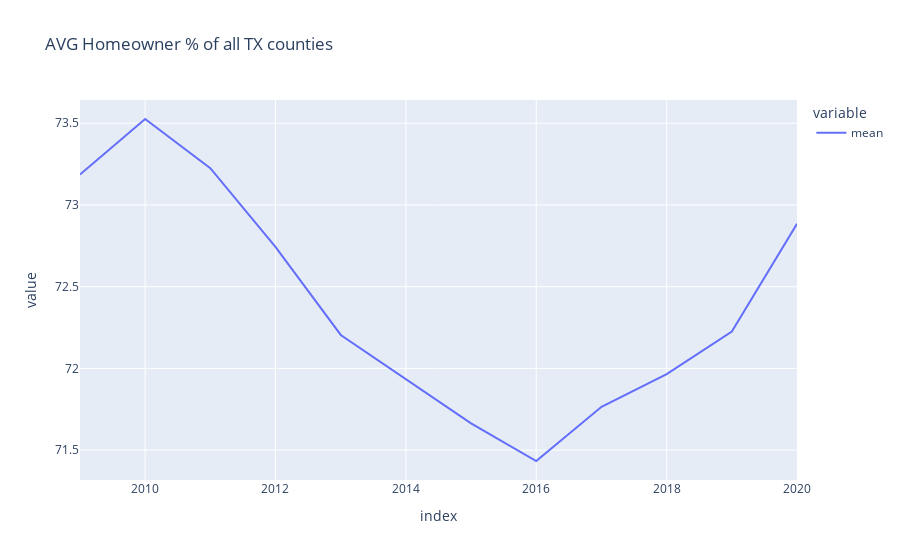

The notebook cell this image was saved under:
### Code cell
px.line(_['mean'], title="AVG Homeowner % of all TX counties")

### Figure 1 — Plotly figure (JSON) as saved in the notebook; plotly's stock layout.template omitted (floating-point values rounded to 4 significant figures)
{"data": [{"hovertemplate": "variable=mean<br>index=%{x}<br>value=%{y}<extra></extra>", "legendgroup": "mean", "line": {"color": "#636efa", "dash": "solid"}, "marker": {"symbol": "circle"}, "mode": "lines", "name": "mean", "orientation": "v", "showlegend": true, "type": "scatter", "x": ["2009-01-01T00:00:00", "2010-01-01T00:00:00", "2011-01-01T00:00:00", "2012-01-01T00:00:00", "2013-01-01T00:00:00", "2014-01-01T00:00:00", "2015-01-01T00:00:00", "2016-01-01T00:00:00", "2017-01-01T00:00:00", "2018-01-01T00:00:00", "2019-01-01T00:00:00", "2020-01-01T00:00:00"], "xaxis": "x", "y": [73.19, 73.53, 73.22, 72.74, 72.2, 71.93, 71.66, 71.43, 71.76, 71.97, 72.23, 72.89], "yaxis": "y"}], "layout": {"autosize": true, "legend": {"title": {"text": "variable"}, "tracegroupgap": 0}, "title": {"text": "AVG Homeowner % of all TX counties"}, "xaxis": {"anchor": "y", "autorange": true, "domain": [0, 1], "range": ["2009-01-01", "2020-01-01"], "title": {"text": "index"}, "type": "date"}, "yaxis": {"anchor": "x", "autorange": true, "domain": [0, 1], "range": [71.32, 73.64], "title": {"text": "value"}, "type": "linear"}}}
